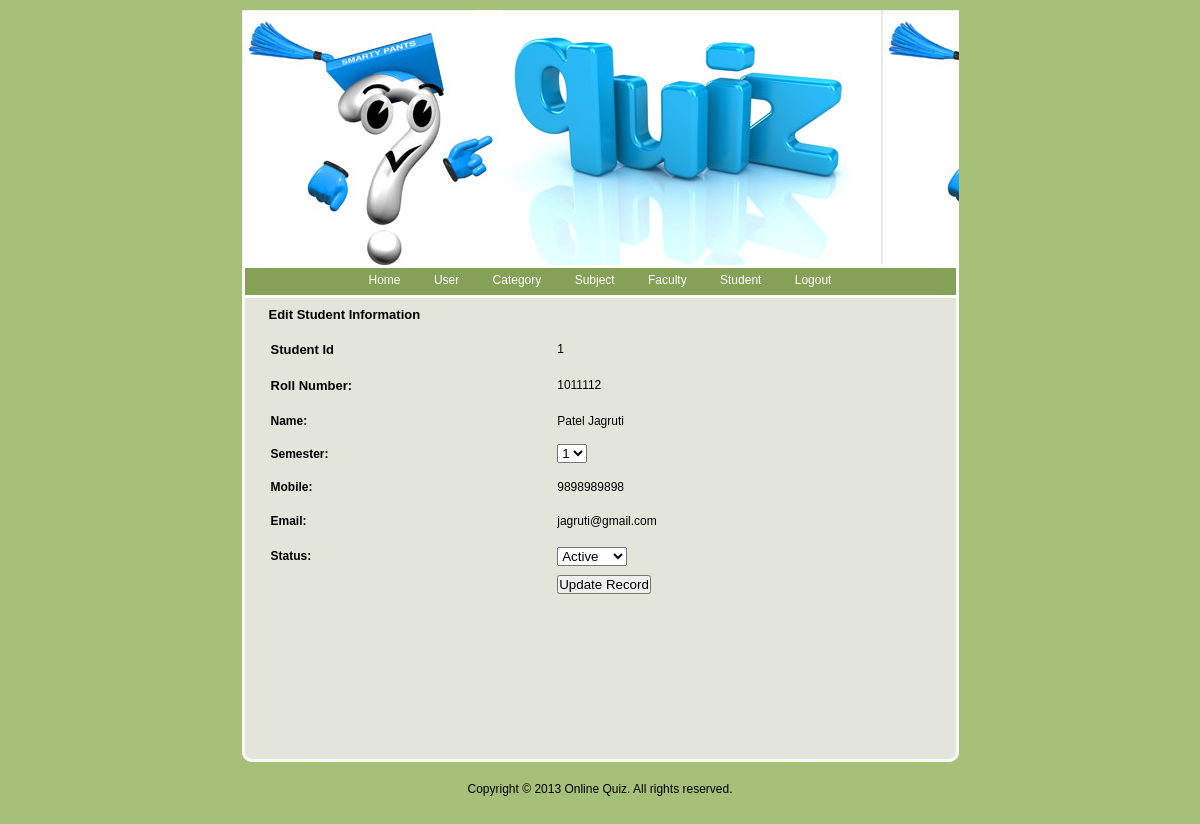
The page /Admin/EditStudent.php?StuId=1 on the database its author committed.
### tables this page shows
CREATE TABLE IF NOT EXISTS `student_registration` (
  `Student_Id` int(11) NOT NULL AUTO_INCREMENT,
  `RollNumber` varchar(20) NOT NULL,
  `Name` varchar(20) NOT NULL,
  `Semester` varchar(10) NOT NULL,
  `Email` varchar(20) NOT NULL,
  `Mobile` varchar(10) NOT NULL,
  `UserName` varchar(20) NOT NULL,
  `Password` varchar(20) NOT NULL,
  `Status` varchar(10) NOT NULL,
  `running_avg` float DEFAULT NULL,
  PRIMARY KEY (`Student_Id`)
);

### Admin/EditStudent.php (the view, shortened to what this page needs)
<!DOCTYPE html PUBLIC "-//W3C//DTD XHTML 1.0 Transitional//EN" "http://www.w3.org/TR/xhtml1/DTD/xhtml1-transitional.dtd">
<html xmlns="http://www.w3.org/1999/xhtml">
<head>
<link href="style.css" rel="stylesheet" type="text/css" />
<link href="../SpryAssets/SpryValidationTextField.css" rel="stylesheet" type="text/css" />
</head>
<body>
<div id="container">
	<?php
		include "Header.php";
		?>
	<div id="content">
		<div id="left">
			<table width="100%" height="209" border="0" cellpadding="0" cellspacing="0">
              <tr>
                <td height="33" bgcolor="#E3E5DB"><span class="style10 style11">Edit Student Information</span></td>
              </tr>
              <tr>
                <td><?php
$Id=$_GET['StuId'];
$con = mysql_connect("localhost","root");
$sql = "select * from student_registration where Student_Id=".$Id."";
$result = mysql_query($sql,$con);
while($row = mysql_fetch_array($result))
{
$Id=$row['Student_Id'];
$RollNumber=$row['RollNumber'];
$Name=$row['Name'];
$Email=$row['Email'];
$Mobile=$row['Mobile'];
}
?>
                  <form method="post" action="UpdateStudent.php?Id=<?php echo $Id;?>">
                    <table width="100%" border="0">
                      <tr>
                        <td height="32"><span class="style8">Student Id</span></td>
                        <td><?php echo $Id;?></td>
                      </tr>
                      <tr>
                        <td height="36"><span class="style8">Roll Number:</span></td>
                        <td><?php echo $RollNumber;?></td>
                      </tr>
                      <tr>
                        <td height="31"><strong>Name:</strong></td>
                        <td><?php echo $Name;?></td>
                      </tr>
                      <tr>
                        <td height="31"><strong>Semester:</strong></td>
                        <td><select name="cmbSem" id="cmbSem">
                          <option>1</option>
                        </select></td>
                      </tr>
                      <tr>
                        <td height="31"><strong>Mobile:</strong></td>
                        <td><?php echo $Mobile;?></td>
                      </tr>
                      <tr>
                        <td height="33"><strong>Email:</strong></td>
                        <td><?php echo $Email;?></td>
                      </tr>
                      <tr>
                        <td height="34"><strong>Status:</strong></td>
                        <td><label>
                          <select name="cmbStatus" id="cmbStatus">
                            <option>Active</option>
                          </select>
                        </label></td>
                      </tr>
                      <tr>
                        <td></td>
                        <td><input type="submit" name="submit" value="Update Record" /></td>
                      </tr>
</table>
                  </form>
?></td>
              </tr>
		  </table>
			<h1>&nbsp;</h1>
	        <p>&nbsp;</p>
	<h1>&nbsp;</h1>
	  </div>
		<div id="footerline"></div>
	</div>
	<div id="footer">Copyright © 2013 Online Quiz.  All rights reserved.</div>
</div>
</body>
</html>

### Admin/style.css (style rules this page uses)
body { background-color:#a6bf79; color:#000000; font-family: Verdana, Arial, Helvetica, sans-serif; font-size: 12px; margin: 10px 10px; padding: 0px; }
* { margin: 0px; padding: 0px; }
#container { margin: 0px auto; text-align: left; width: 717px; }
p { margin: 15px 0px; }
#content { background-image:url(images/content_bg.gif); width:717px; }
h1 { color:#000000; font-size:14px; margin: 20px 0px 20px 0px; }
#left { float:left; width:638px; margin-left:27px; padding: 0px 10px 30px 0px; display:inline; }
#footerline { clear:both; background-image:url(images/footer_bg.gif); font-size:1px; height:10px; }
#footer { width:717px; text-align:center; padding: 20px 0px; }

### Admin/EditStudent.php (style rules this page uses)
.style8 { font-family: Verdana, Arial, Helvetica, sans-serif; font-size: small; font-weight: bold; }

### rows shown on the page
student_registration: Student_Id "1", RollNumber "1011112", Name "Patel Jagruti", Mobile "9898989898", Email "jagruti@gmail.com"
